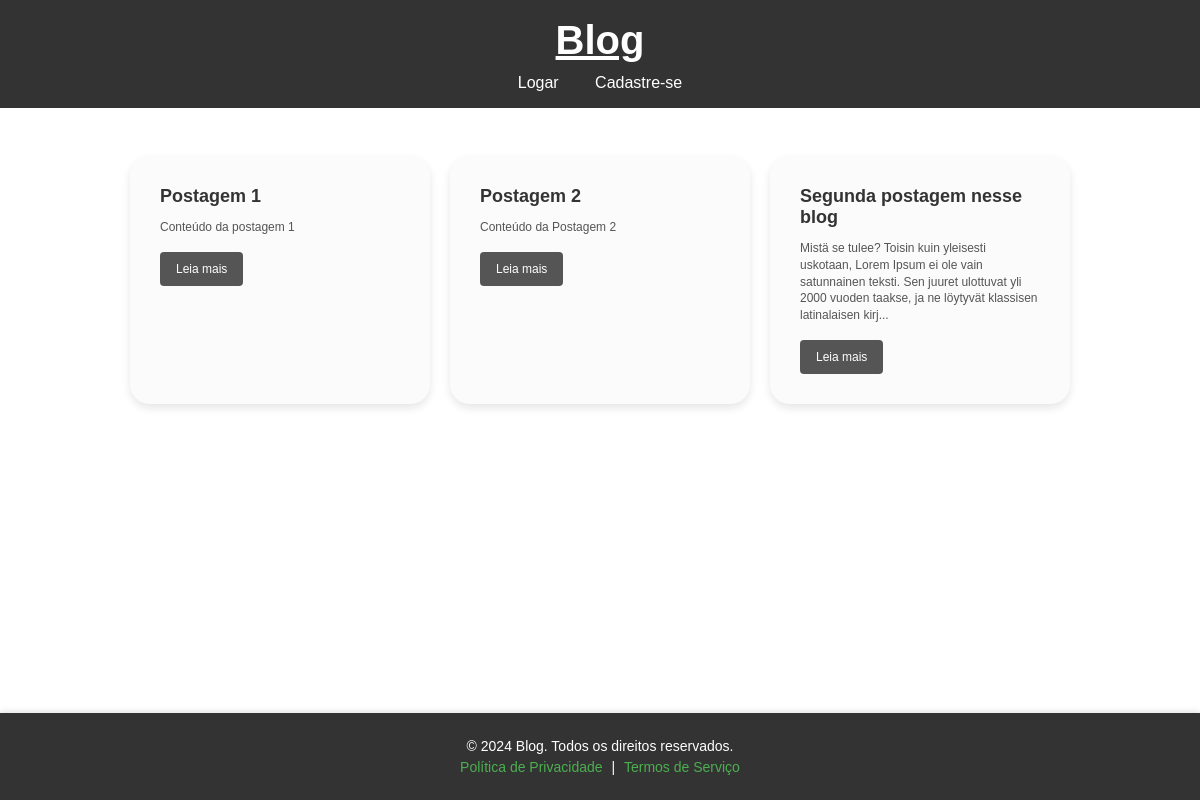
/blog/, run on an earlier commit of the app's database.
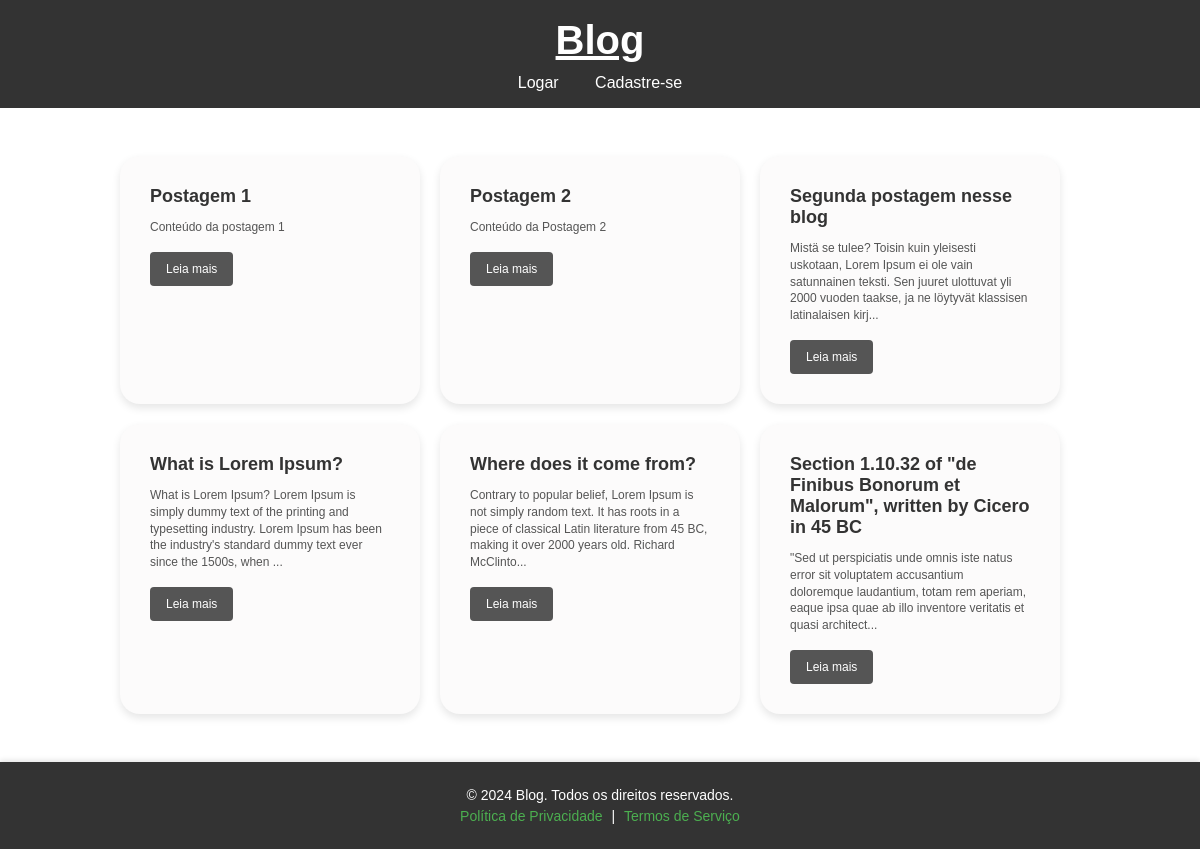
And on a later commit of the database.
### tables this page shows
CREATE TABLE postagens (
    id INTEGER PRIMARY KEY AUTOINCREMENT,
    titulo TEXT NOT NULL,
    conteudo TEXT NOT NULL,
    usuario_id INTEGER NOT NULL,
    FOREIGN KEY (usuario_id) REFERENCES usuarios(id)
);

### routes/blog_routes.py (the view)
@blog_bp.route('/')
def index():
    db = get_db()
    postagens = db.execute( '''
        SELECT id, titulo,
               CASE
                   WHEN LENGTH(conteudo) > 180 THEN SUBSTR(conteudo, 1, 180) || '...'
                   ELSE conteudo
               END AS resumo,
               usuario_id
        FROM postagens
        '''
    ).fetchall()
    return render_template('index.html', postagens=postagens)

### models/db.py (called while the page is built)
def get_db():
    if 'db' not in g:
        g.db = sqlite3.connect(current_app.config['DATABASE'])
        g.db.row_factory = sqlite3.Row
    return g.db

### templates/index.html (shortened to what this page needs)
{% extends "base.html" %}
{% block content %}
    <div class="post-cards">
        {% for postagem in postagens %}
            <div class="card">
                <h3>{{ postagem['titulo'] }}</h3>
                <p>{{ postagem['resumo'] }}</p>
                <a class="btn" href="{{ url_for('blog.detalhe_postagem', postagem_id=postagem['id']) }}">
                    Leia mais
                </a>
            </div>
        {% endfor %}
    </div>
{% endblock %}

### templates/base.html (shortened to what this page needs)
<!DOCTYPE html>
<html lang="pt-BR">
<head>
    <link rel="stylesheet" href="{{ url_for('static', filename='css/main.css') }}">
    <link rel="stylesheet" href="{{ url_for('static', filename='css/form.css') }}">
    <link rel="stylesheet" href="{{ url_for('static', filename='css/post.css') }}">
    <link rel="stylesheet" href="{{ url_for('static', filename='css/card_post.css') }}">
    <link rel="stylesheet" href="{{ url_for('static', filename='css/detalhe_post.css') }}">
</head>
<body>
    <header>
        <h1><a href="{{ url_for('blog.index') }}" class="home-link">Blog</a></h1>
        <nav>
            {% if 'usuario_id' in session %}
                <a href="{{ url_for('auth.logout') }}">Sair</a>
                <a href="{{ url_for('blog.criar_postagem') }}">Criar postagem</a>
            {% else %}
                <a href="{{ url_for('auth.login') }}">Logar</a>
                <a href="{{ url_for('auth.cadastro') }}">Cadastre-se</a>
            {% endif %}
        </nav>
    </header>
    <main class="container">
        {% block content %}{% endblock %}
    </main>
    <footer>
        <p>&copy; 2024 Blog. Todos os direitos reservados.</p>
        <p>
            <a href="#">Política de Privacidade</a> |
            <a href="#">Termos de Serviço</a>
        </p>
    </footer>
</body>
</html>

### static/css/main.css (style rules this page uses)
* { font-family: Arial, sans-serif; margin: 0; padding: 0; box-sizing: border-box; }
html, body { min-height: 100%; display: flex; flex-direction: column; height: 100vh; }
main { flex: 1; }
header { background-color: #333; color: #fff; padding: 1rem 0; text-align: center; }
header h1 { margin: 0; margin-bottom: 10px; font-size: 2.5rem; line-height: 1.2em; }
h1 a { color: #ffffff; }
nav a { color: #fff; margin: 0 1rem; text-decoration: none; font-weight: 300; }
.container { width: 80%; margin: 3rem auto; }
footer { background-color: #333; color: #fff; text-align: center; padding: 20px 10px; position: relative; bottom: 0; width: 100%; box-shadow: 0 -2px 5px rgba(0, 0, 0, 0.1); }
footer p { margin: 5px 0; font-size: 14px; }
footer a { color: #4CAF50; text-decoration: none; margin: 0 5px; }

### static/css/post.css (style rules this page uses)
h1 { font-size: 24px; text-align: center; margin-bottom: 20px; }

### static/css/card_post.css (style rules this page uses)
.post-cards { display: flex; flex-wrap: wrap; gap: 20px; justify-content: start; }
.card { background-color: #fcfbfb; border: 0; border-radius: 20px; padding: 30px; width: 300px; max-height: 300px; box-shadow: 0 4px 9px rgba(0, 0, 0, 0.1); transition: transform 0.2s ease-in-out; }
.card h3 { margin: 0 0 12px; font-size: 1.125rem; color: #333; }
.card p { font-size: 0.75em; color: #555; margin: 0 0 16px; line-height: 1.4; flex-grow: 1; }
.card .btn { display: inline-block; background-color: #555; color: white; padding: 10px 16px; text-decoration: none; border-radius: 4px; text-align: center; font-size: 0.75em; transition: background-color 0.2s ease-in-out; margin-bottom: 0; }

### static/css/detalhe_post.css (style rules this page uses)
.container { justify-items: center; }
.btn { display: inline-block; padding: 0.5rem 1rem; color: #fff; background-color: #007bff; border: none; border-radius: 5px; text-decoration: none; cursor: pointer; }

What changed in the data, as far as the page shows it:
added postagens: titulo "What is Lorem Ipsum?", resumo "What is Lorem Ipsum? Lorem Ipsum is simply dummy text of the printing and typesetting industry. Lorem Ipsum has been the industry's standard dummy text ever since the 1500s, when ..."
added postagens: titulo "Where does it come from?", resumo "Contrary to popular belief, Lorem Ipsum is not simply random text. It has roots in a piece of classical Latin literature from 45 BC, making it over 2000 years old. Richard McClinto..."
added postagens: titulo "Section 1.10.32 of \"de Finibus Bonorum et Malorum\", written by Cicero in 45 BC", resumo "\"Sed ut perspiciatis unde omnis iste natus error sit voluptatem accusantium doloremque laudantium, totam rem aperiam, eaque ipsa quae ab illo inventore veritatis et quasi architect..."
